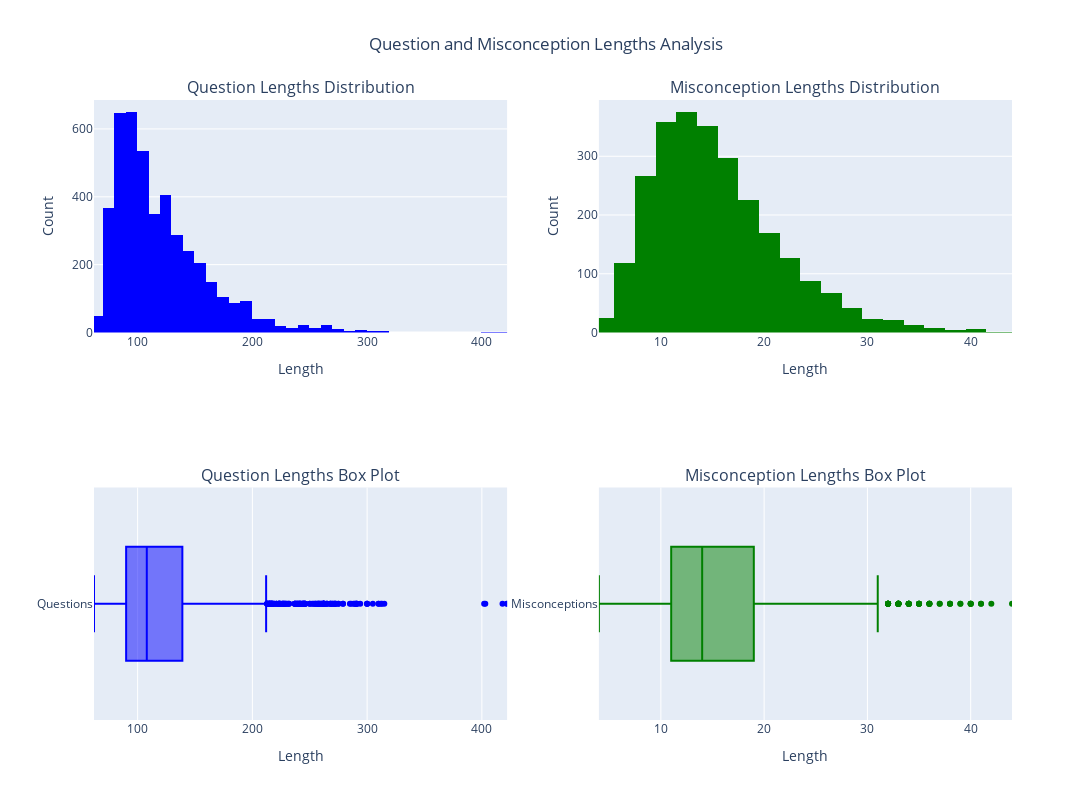

Notebook source saved alongside this figure:
### Code cell
import plotly.express as px
from plotly.subplots import make_subplots
import plotly.graph_objects as go

# Get the range of values for both datasets
q_min, q_max = df["question_ids_len"].min(), df["question_ids_len"].max()
m_min, m_max = misconception_df["misconception_ids_len"].min(), misconception_df["misconception_ids_len"].max()

# Create subplot with 2 rows and 2 columns
fig = make_subplots(
    rows=2, 
    cols=2,
    subplot_titles=("Question Lengths Distribution", "Misconception Lengths Distribution",
                   "Question Lengths Box Plot", "Misconception Lengths Box Plot")
)

# Add histograms in the first row
fig.add_trace(
    go.Histogram(x=df["question_ids_len"], nbinsx=50, marker_color='blue'),
    row=1, col=1
)
fig.add_trace(
    go.Histogram(x=misconception_df["misconception_ids_len"], nbinsx=25, marker_color='green'),
    row=1, col=2
)

# Add horizontal box plots in the second row
fig.add_trace(
    go.Box(x=df["question_ids_len"], name="Questions", orientation='h', marker_color='blue'),
    row=2, col=1
)
fig.add_trace(
    go.Box(x=misconception_df["misconception_ids_len"], name="Misconceptions", orientation='h', marker_color='green'),
    row=2, col=2
)

# Update layout
fig.update_layout(
    title_text="Question and Misconception Lengths Analysis",
    height=800,
    width=1200,
    showlegend=False,
    title_x=0.5
)

# Update x-axes ranges and labels to match between histogram and box plot
fig.update_xaxes(title_text="Length", range=[q_min, q_max], row=1, col=1)
fig.update_xaxes(title_text="Length", range=[q_min, q_max], row=2, col=1)
fig.update_xaxes(title_text="Length", range=[m_min, m_max], row=1, col=2)
fig.update_xaxes(title_text="Length", range=[m_min, m_max], row=2, col=2)

# Update y-axes labels
fig.update_yaxes(title_text="Count", row=1, col=1)
fig.update_yaxes(title_text="Count", row=1, col=2)
fig.update_yaxes(title_text="", row=2, col=1)
fig.update_yaxes(title_text="", row=2, col=2)

fig.show()

### Figure 1 — Plotly figure (JSON) as saved in the notebook; plotly's stock layout.template omitted (floating-point values rounded to 4 significant figures; data arrays with more than 128 entries replaced by an {"elided": "..."} marker saying what was removed)
{"data": [{"marker": {"color": "blue"}, "nbinsx": 50, "type": "histogram", "x": {"elided": "4370 int values"}, "xaxis": "x", "yaxis": "y"}, {"marker": {"color": "green"}, "nbinsx": 25, "type": "histogram", "x": {"elided": "2587 int values"}, "xaxis": "x2", "yaxis": "y2"}, {"marker": {"color": "blue"}, "name": "Questions", "orientation": "h", "type": "box", "x": {"elided": "4370 int values"}, "xaxis": "x3", "yaxis": "y3"}, {"marker": {"color": "green"}, "name": "Misconceptions", "orientation": "h", "type": "box", "x": {"elided": "2587 int values"}, "xaxis": "x4", "yaxis": "y4"}], "layout": {"annotations": [{"font": {"size": 16}, "showarrow": false, "text": "Question Lengths Distribution", "x": 0.225, "xanchor": "center", "xref": "paper", "y": 1, "yanchor": "bottom", "yref": "paper"}, {"font": {"size": 16}, "showarrow": false, "text": "Misconception Lengths Distribution", "x": 0.775, "xanchor": "center", "xref": "paper", "y": 1, "yanchor": "bottom", "yref": "paper"}, {"font": {"size": 16}, "showarrow": false, "text": "Question Lengths Box Plot", "x": 0.225, "xanchor": "center", "xref": "paper", "y": 0.375, "yanchor": "bottom", "yref": "paper"}, {"font": {"size": 16}, "showarrow": false, "text": "Misconception Lengths Box Plot", "x": 0.775, "xanchor": "center", "xref": "paper", "y": 0.375, "yanchor": "bottom", "yref": "paper"}], "height": 800, "showlegend": false, "title": {"text": "Question and Misconception Lengths Analysis", "x": 0.5}, "width": 1200, "xaxis": {"anchor": "y", "domain": [0, 0.45], "range": [62, 422], "title": {"text": "Length"}}, "xaxis2": {"anchor": "y2", "domain": [0.55, 1], "range": [4, 44], "title": {"text": "Length"}}, "xaxis3": {"anchor": "y3", "domain": [0, 0.45], "range": [62, 422], "title": {"text": "Length"}}, "xaxis4": {"anchor": "y4", "domain": [0.55, 1], "range": [4, 44], "title": {"text": "Length"}}, "yaxis": {"anchor": "x", "domain": [0.625, 1], "title": {"text": "Count"}}, "yaxis2": {"anchor": "x2", "domain": [0.625, 1], "title": {"text": "Count"}}, "yaxis3": {"anchor": "x3", "domain": [0, 0.375], "title": {"text": ""}}, "yaxis4": {"anchor": "x4", "domain": [0, 0.375], "title": {"text": ""}}}}
